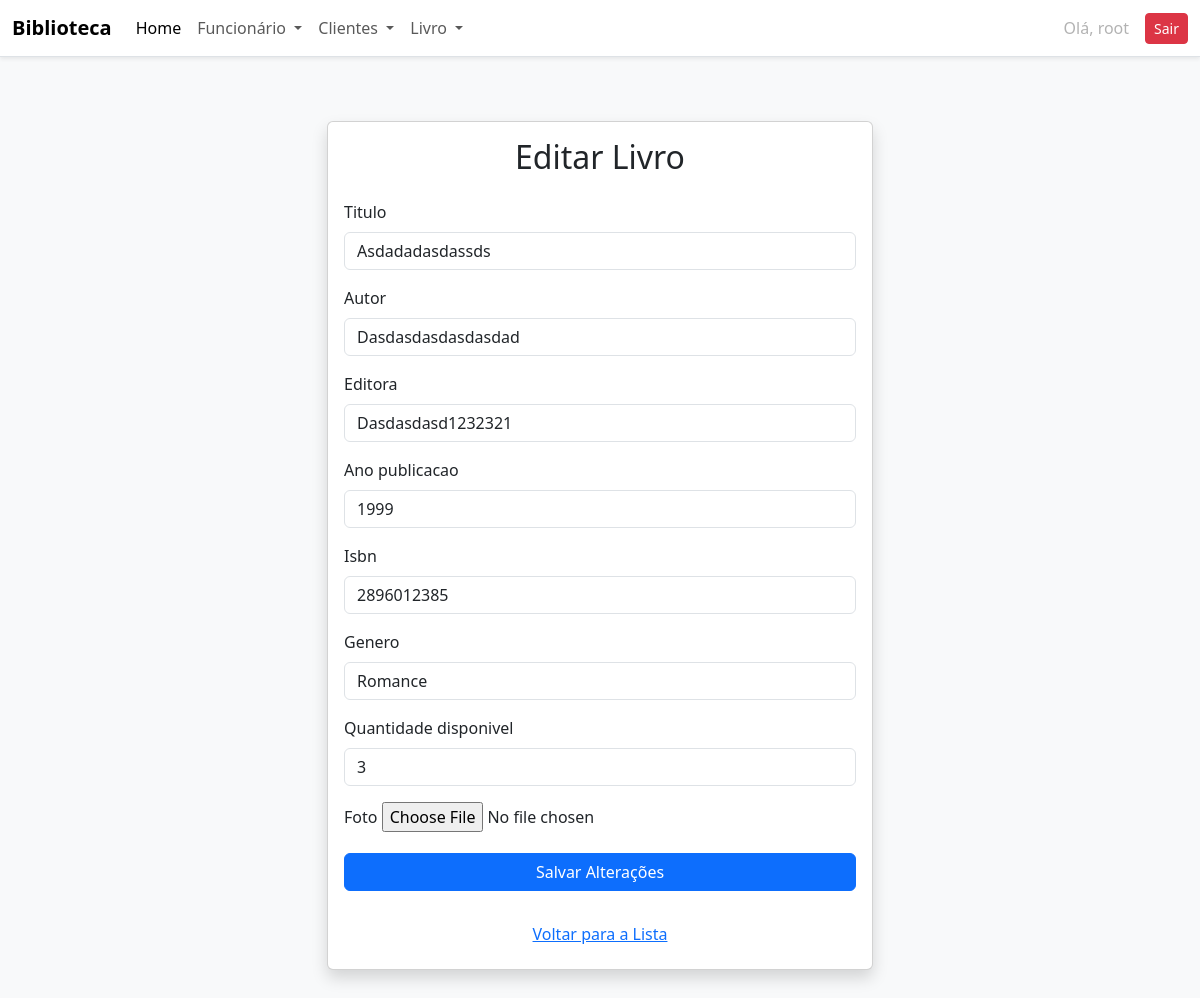
Page /editar_livro/1/ (signed in) on the committed database.
### academico/models.py (models this page shows, shortened)
class Livro(models.Model):
    titulo = models.CharField(max_length=200)
    autor = models.CharField(max_length=150)
    editora = models.CharField(max_length=100)
    ano_publicacao = models.PositiveIntegerField()
    isbn = models.CharField(max_length=20, unique=True)
    genero = models.CharField(max_length=20, choices=GENERO_CHOICES)
    quantidade_disponivel = models.PositiveIntegerField(default=1)
    foto = StdImageField(
        upload_to='fotos/alunos',
        variations={'thumb': (150, 150), 'medium': (300, 300)},
        blank=True,
        null=True
    )

### academico/views.py (the view)
# urls.py: path('editar_livro/<int:id>/', views.editar_livro, name='editar_livro'),
@login_required
def editar_livro(request, id):
    try:
        livro = Livro.objects.get(id=id)
    except:
        return redirect('livros')
    if request.method == 'POST':
        form = LivroForm(request.POST, request.FILES,instance=livro)
        if form.is_valid():
            form.save()
            return redirect('livros')
    form = LivroForm(instance=livro)
    dados = {
        'form': form,
        'livros': livro,
    }
    return render(request, 'academico/editar_livro.html', dados)

### academico/forms.py
class LivroForm(forms.ModelForm):
    class Meta:
        model = Livro
        fields = '__all__'
        widgets = {
            'titulo': forms.TextInput(attrs={'class': 'form-control'}),
            'autor': forms.TextInput(attrs={'class': 'form-control'}),
            'editora': forms.TextInput(attrs={'class': 'form-control'}),
            'ano_publicacao': forms.NumberInput(attrs={'class': 'form-control'}),
            'isbn': forms.TextInput(attrs={'class': 'form-control'}),
            'genero': forms.Select(attrs={'class': 'form-control'}),
            'quantidade_disponivel': forms.NumberInput(attrs={'class': 'form-control'}),
        }

### academico/templates/academico/editar_livro.html (shortened to what this page needs)
{% extends 'academico/base.html' %}
{% load crispy_forms_tags %}
{% block content %}
<div class="container py-5">
    <div class="row justify-content-center">
        <div class="col-md-8 col-lg-6">
            <div class="card shadow">
                <div class="card-body">
                    <h2 class="card-title text-center mb-4">Editar Livro</h2>
                    <form method="post" enctype="multipart/form-data">
                        {% for field in form %}
                            <div class="mb-3">
                                <label for="{{ field.id_for_label }}" class="form-label">{{ field.label }}</label>
                                {% if field.errors %}
                                    <input
                                        type="{{ field.field.widget.input_type|default_if_none:'text' }}"
                                        name="{{ field.html_name }}"
                                        value="{{ field.value|default_if_none:'' }}"
                                        class="form-control is-invalid"
                                        id="{{ field.id_for_label }}">
                                    <div class="invalid-feedback">
                                        {{ field.errors|striptags }}
                                    </div>
                                {% else %}
                                    {{ field }}
                                {% endif %}
                            </div>
                        {% endfor %}
                        <div class="d-grid">
                            <button type="submit" class="btn btn-primary">Salvar Alterações</button>
                        </div>
                    </form>
                    <div class="text-center mt-4">
                        <a href="{% url 'livros' %}" class="btn btn-link">Voltar para a Lista</a>
                    </div>
                </div>
            </div>
        </div>
    </div>
</div>
{% endblock %}

### academico/templates/academico/base.html (shortened to what this page needs)
<!DOCTYPE html>
<html lang="pt-br">
<head>
    <link href="https://cdn.jsdelivr.net/npm/bootstrap@5.3.6/dist/css/bootstrap.min.css" rel="stylesheet"
>
</head>
<body class="bg-light">
    <nav class="navbar navbar-expand-lg bg-white border-bottom shadow-sm">
        <div class="container-fluid">
            <a class="navbar-brand fw-bold" href="#">Biblioteca</a>
            <div class="collapse navbar-collapse" id="navbarNavDropdown">
                <ul class="navbar-nav">
                    <li class="nav-item">
                        <a class="nav-link active" href="{% url 'index' %}">Home</a>
                    </li>
                    <li class="nav-item dropdown">
                        <a class="nav-link dropdown-toggle" href="#" role="button"
                           data-bs-toggle="dropdown" aria-expanded="false">
                            Funcionário
                        </a>
                    </li>
                    <li class="nav-item dropdown">
                        <a class="nav-link dropdown-toggle" href="#" role="button"
                           data-bs-toggle="dropdown" aria-expanded="false">
                            Clientes
                        </a>
                    </li>
                    <li class="nav-item dropdown">
                        <a class="nav-link dropdown-toggle" href="#" role="button"
                           data-bs-toggle="dropdown" aria-expanded="false">
                            Livro
                        </a>
                    </li>
                </ul>
                {% if user.is_authenticated %}
      <ul class="navbar-nav ms-auto">
        <li class="nav-item">
          <div class="d-flex align-items-center gap-2">
            <span class="nav-link disabled mb-0">Olá, {{ user.username }}</span>
            <a class="btn btn-danger btn-sm" href="{% url 'logout' %}">Sair</a>
          </div>
        </li>
      </ul>
      {% endif %}
            </div>
        </div>
    </nav>
    {% block content %}
    {% endblock %}
</body>
</html>

### rows in the picture
Livro: form "Asdadadasdassds" "Dasdasdasdasdasdad" "Dasdasdasd1232321" "1999" "2896012385" "Romance" "3"

### other values in the picture
{{ user.username }} "root"
{{ field.label }} "Titulo" "Autor" "Editora" "Ano publicacao" "Isbn" "Genero" "Quantidade disponivel" "Foto"
